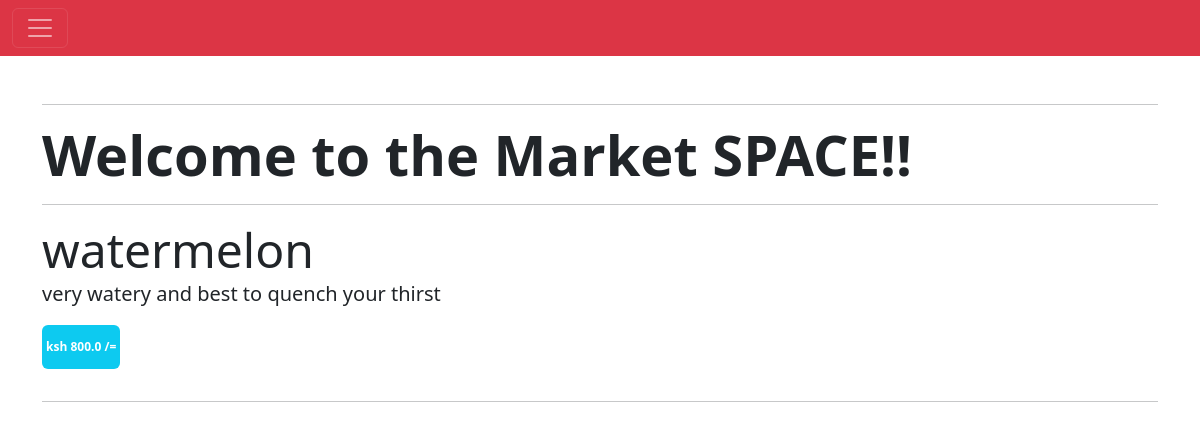
Screenshot of /fru/one/4 with the database file from the repository.
### fruits/models.py (models this page shows, shortened)
class fruit(models.Model):
    name = models.CharField(max_length=200)
    description = models.CharField()
    price = models.FloatField()
    date = models.DateField(auto_now=True)
    created_at = models.DateField(auto_now_add=True)
    updated_at = models.DateField(auto_now=True)

### fruits/views.py (the view)
# urls.py: path('one/<str:pk>', views.read_one, name='one'),
def read_one(request, pk):
    ofu = fruit.objects.get(id = pk)
    context = {'fruit':ofu}
    return render(request, 'fruits/crefru.html', context)

### fruits/templates/fruits/crefru.html
{% extends 'home.html' %}
{% block content %}
<div class="container my-5">
    <hr>
    <div class="display-4 fw-bold "> Welcome to the Market SPACE!! </div>
<hr>
<div>
        <div class="display-5">{{fruit.name}}</div>
        <p class="lead">{{fruit.description}}</p>
    <p class="badge bg-info py-3 px-1"> ksh {{fruit.price}} /=</p>
    <hr>
</div>
    </div>
{% endblock %}

### rows the page displays
fruit: name "watermelon", description "very watery and best to quench your thirst", price "800.0"
